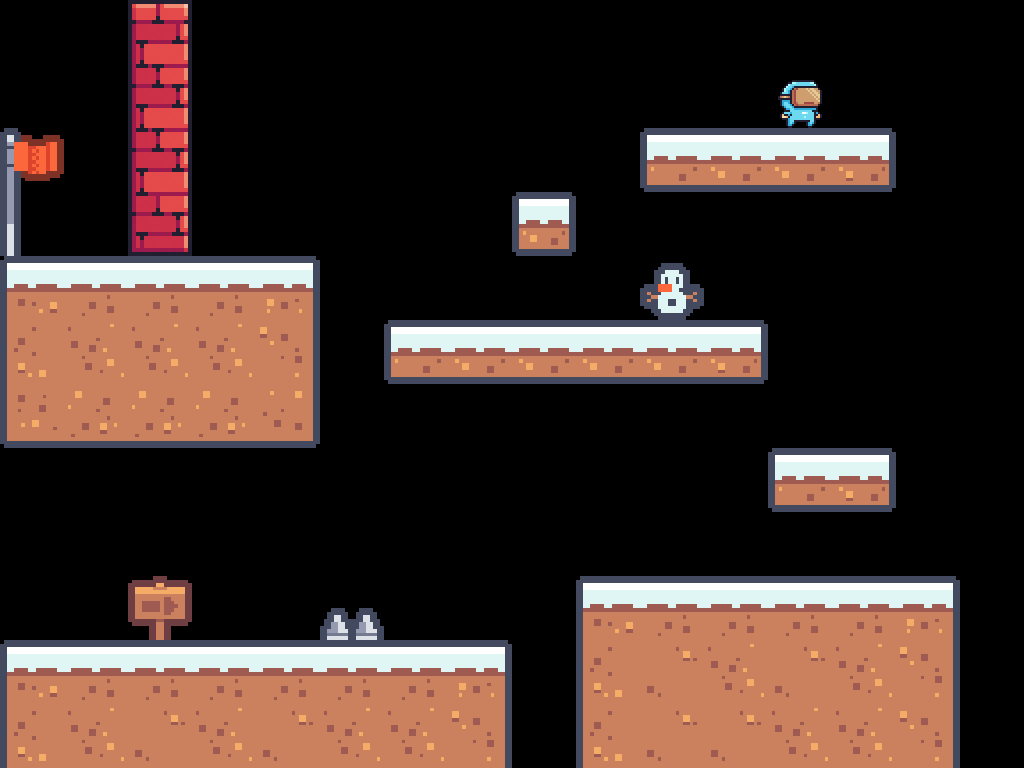

This is a level from a 2D game, rendered from its Tiled map with the project's own tilesets. A one-line summary and the complete map file follow:
An orthogonal 16x12 tile map with 64x64 px tiles, 7 tile layers (Background, NPC, Finish, Spike, ...), 4 tilesets and 4 objects (2x Orange, Kiwi, Player).

<map version="1.10" tiledversion="1.11.0" orientation="orthogonal" renderorder="right-down" width="16" height="12" tilewidth="64" tileheight="64" infinite="0" nextlayerid="10" nextobjectid="14">
 <tileset firstgid="1" name="tileset" tilewidth="64" tileheight="64" tilecount="180" columns="20">
  <image source="../assets/Tileset/tileset.png" width="1280" height="576" />
 </tileset>
 <tileset firstgid="181" name="wall" tilewidth="64" tileheight="64" tilecount="3" columns="1">
  <image source="../assets/Tileset/wall.png" width="64" height="192" />
 </tileset>
 <tileset firstgid="184" name="npc" tilewidth="64" tileheight="64" tilecount="1" columns="1">
  <image source="../assets/Tileset/npc.png" width="64" height="64" />
 </tileset>
 <tileset firstgid="185" name="octi" tilewidth="64" tileheight="64" tilecount="1" columns="1">
  <image source="../assets/Enemy/0.png" width="64" height="64" />
 </tileset>
 <layer id="3" name="Background" width="16" height="12">
  <data encoding="csv">
0,0,0,0,0,0,0,0,0,0,0,0,0,0,0,0,
0,0,0,0,0,0,0,0,0,0,0,0,0,0,0,0,
0,0,0,0,0,0,0,0,0,0,0,0,0,0,0,0,
0,0,0,0,0,0,0,0,0,0,0,0,0,0,0,0,
0,0,0,0,0,0,0,0,0,0,146,0,0,0,0,0,
0,0,0,0,0,0,0,0,0,0,0,0,0,0,0,0,
0,0,0,0,0,0,0,0,0,0,0,0,0,0,0,0,
0,0,0,0,0,0,0,0,0,0,0,0,0,0,0,0,
0,0,0,0,0,0,0,0,0,0,0,0,0,0,0,0,
0,0,86,0,0,0,0,0,0,0,0,0,0,0,0,0,
0,0,0,0,0,0,0,0,0,0,0,0,0,0,0,0,
0,0,0,0,0,0,0,0,0,0,0,0,0,0,0,0
</data>
 </layer>
 <layer id="6" name="NPC" width="16" height="12">
  <data encoding="csv">
0,0,0,0,0,0,0,0,0,0,0,0,0,0,0,0,
0,0,0,0,0,0,0,0,0,0,0,0,184,0,0,0,
0,0,0,0,0,0,0,0,0,0,0,0,0,0,0,0,
0,0,0,0,0,0,0,0,0,0,0,0,0,0,0,0,
0,0,0,0,0,0,0,0,0,0,0,0,0,0,0,0,
0,0,0,0,0,0,0,0,0,0,0,0,0,0,0,0,
0,0,0,0,0,0,0,0,0,0,0,0,0,0,0,0,
0,0,0,0,0,0,0,0,0,0,0,0,0,0,0,0,
0,0,0,0,0,0,0,0,0,0,0,0,0,0,0,0,
0,0,0,0,0,0,0,0,0,0,0,0,0,0,0,0,
0,0,0,0,0,0,0,0,0,0,0,0,0,0,0,0,
0,0,0,0,0,0,0,0,0,0,0,0,0,0,0,0
</data>
 </layer>
 <layer id="4" name="Finish" width="16" height="12">
  <data encoding="csv">
0,0,0,0,0,0,0,0,0,0,0,0,0,0,0,0,
0,0,0,0,0,0,0,0,0,0,0,0,0,0,0,0,
112,0,0,0,0,0,0,0,0,0,0,0,0,0,0,0,
132,0,0,0,0,0,0,0,0,0,0,0,0,0,0,0,
0,0,0,0,0,0,0,0,0,0,0,0,0,0,0,0,
0,0,0,0,0,0,0,0,0,0,0,0,0,0,0,0,
0,0,0,0,0,0,0,0,0,0,0,0,0,0,0,0,
0,0,0,0,0,0,0,0,0,0,0,0,0,0,0,0,
0,0,0,0,0,0,0,0,0,0,0,0,0,0,0,0,
0,0,0,0,0,0,0,0,0,0,0,0,0,0,0,0,
0,0,0,0,0,0,0,0,0,0,0,0,0,0,0,0,
0,0,0,0,0,0,0,0,0,0,0,0,0,0,0,0
</data>
 </layer>
 <objectgroup id="7" name="Fruits">
  <object id="9" name="Orange" x="809.367" y="277.53" width="64" height="64" />
  <object id="10" name="Kiwi" x="374.131" y="99.8705" width="64" height="64" />
  <object id="13" name="Orange" x="483.725" y="502.109" width="64" height="64" />
 </objectgroup>
 <layer id="8" name="Spike" width="16" height="12">
  <data encoding="csv">
0,0,0,0,0,0,0,0,0,0,0,0,0,0,0,0,
0,0,0,0,0,0,0,0,0,0,0,0,0,0,0,0,
0,0,0,0,0,0,0,0,0,0,0,0,0,0,0,0,
0,0,0,0,0,0,0,0,0,0,0,0,0,0,0,0,
0,0,0,0,0,0,0,0,0,0,0,0,0,0,0,0,
0,0,0,0,0,0,0,0,0,0,0,0,0,0,0,0,
0,0,0,0,0,0,0,0,0,0,0,0,0,0,0,0,
0,0,0,0,0,0,0,0,0,0,0,0,0,0,0,0,
0,0,0,0,0,0,0,0,0,0,0,0,0,0,0,0,
0,0,0,0,0,69,0,0,0,0,0,0,0,0,0,0,
0,0,0,0,0,0,0,0,0,0,0,0,0,0,0,0,
0,0,0,0,0,0,0,0,0,0,0,0,0,0,0,0
</data>
 </layer>
 <layer id="9" name="Enemy" width="16" height="12">
  <data encoding="csv">
0,0,0,0,0,0,0,0,0,0,0,0,0,0,0,0,
0,0,0,0,0,0,0,0,0,0,0,0,0,0,0,0,
0,0,0,0,0,0,0,0,0,0,0,0,0,0,0,0,
0,0,0,0,0,0,0,0,0,0,0,0,0,0,0,0,
0,0,0,0,0,0,0,0,0,0,0,0,0,0,0,0,
0,0,0,0,0,0,0,0,0,0,0,0,0,0,0,0,
0,0,0,0,0,0,0,0,0,0,0,0,0,0,0,0,
0,0,0,0,0,0,0,0,0,0,0,0,0,0,0,0,
0,0,0,0,0,0,0,0,0,0,0,0,0,0,0,0,
0,0,0,0,0,0,0,0,0,0,0,0,0,0,0,0,
0,0,0,0,0,0,0,0,0,0,0,0,0,0,0,0,
0,0,0,0,0,0,0,0,0,0,0,0,0,0,0,0
</data>
 </layer>
 <layer id="5" name="Wall" width="16" height="12">
  <data encoding="csv">
0,0,181,0,0,0,0,0,0,0,0,0,0,0,0,0,
0,0,182,0,0,0,0,0,0,0,0,0,0,0,0,0,
0,0,182,0,0,0,0,0,0,0,0,0,0,0,0,0,
0,0,183,0,0,0,0,0,0,0,0,0,0,0,0,0,
0,0,0,0,0,0,0,0,0,0,0,0,0,0,0,0,
0,0,0,0,0,0,0,0,0,0,0,0,0,0,0,0,
0,0,0,0,0,0,0,0,0,0,0,0,0,0,0,0,
0,0,0,0,0,0,0,0,0,0,0,0,0,0,0,0,
0,0,0,0,0,0,0,0,0,0,0,0,0,0,0,0,
0,0,0,0,0,0,0,0,0,0,0,0,0,0,0,0,
0,0,0,0,0,0,0,0,0,0,0,0,0,0,0,0,
0,0,0,0,0,0,0,0,0,0,0,0,0,0,0,0
</data>
 </layer>
 <objectgroup id="2" name="Objects">
  <object id="3" name="Player" x="40.3558" y="567.231">
   <point />
  </object>
 </objectgroup>
 <layer id="1" name="Main" width="16" height="12">
  <data encoding="csv">
0,0,0,0,0,0,0,0,0,0,0,0,0,0,0,0,
0,0,0,0,0,0,0,0,0,0,0,0,0,0,0,0,
0,0,0,0,0,0,0,0,0,0,82,83,83,84,0,0,
0,0,0,0,0,0,0,0,81,0,0,0,0,0,0,0,
102,103,103,103,104,0,0,0,0,0,0,0,0,0,0,0,
122,123,123,123,124,0,82,83,83,83,83,84,0,0,0,0,
142,143,143,143,144,0,0,0,0,0,0,0,0,0,0,0,
0,0,0,0,0,0,0,0,0,0,0,0,82,84,0,0,
0,0,0,0,0,0,0,0,0,0,0,0,0,0,0,0,
0,0,0,0,0,0,0,0,0,102,103,103,103,103,104,0,
102,103,103,103,103,103,103,104,0,122,105,123,105,123,124,0,
122,123,105,123,105,123,123,124,0,122,105,105,123,123,124,0
</data>
 </layer>
</map>
